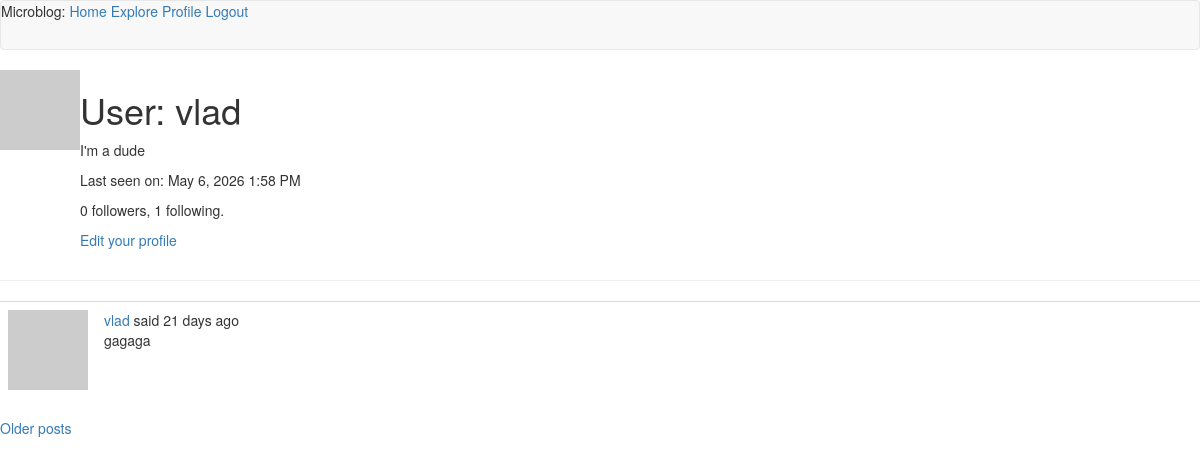
/user/vlad (signed in), run on an earlier commit of the app's database.
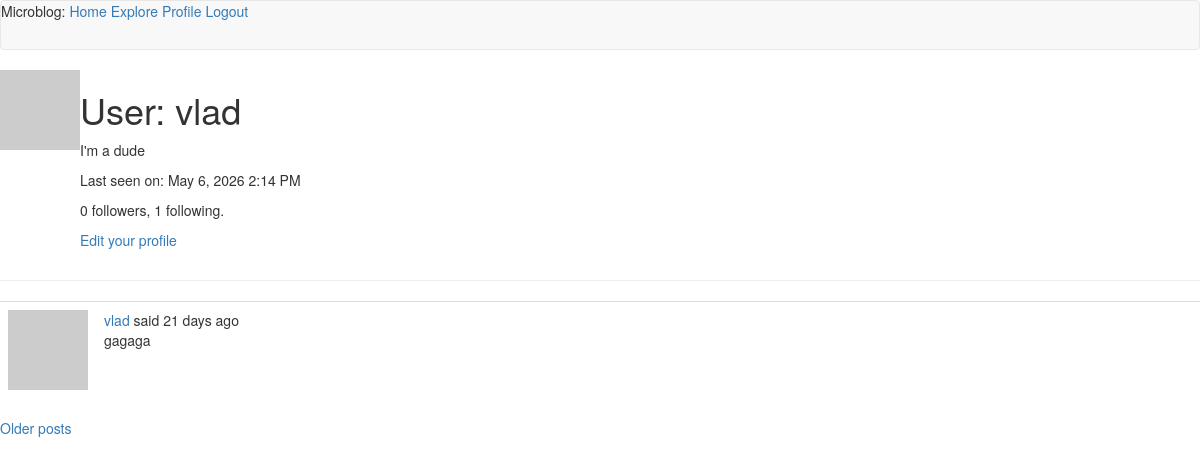
And on a later commit of the database.
### app/models.py (models this page shows, shortened)
class User(UserMixin, db.Model):
    id = db.Column(db.Integer, primary_key=True)
    username = db.Column(db.String(64), index=True, unique=True)
    email = db.Column(db.String(120), index=True, unique=True)
    password_hash = db.Column(db.String(128))
    posts = db.relationship('Post', backref='author', lazy='dynamic')
    about_me = db.Column(db.String(140))
    last_seen = db.Column(db.DateTime, default=datetime.utcnow)
    followed = db.relationship(
        'User', secondary=followers,
        primaryjoin=(followers.c.follower_id == id),
        secondaryjoin=(followers.c.followed_id == id),
        backref=db.backref('followers', lazy='dynamic'), lazy='dynamic')
    def followed_posts(self):
        followed = Post.query.join(
            followers, (followers.c.followed_id == Post.user_id)).filter(
                followers.c.follower_id == self.id)
        own = Post.query.filter_by(user_id=self.id)
        return followed.union(own).order_by(Post.timestamp.desc())
    def avatar(self, size):
        digest = md5(self.email.lower().encode('utf-8')).hexdigest()
        return 'https://www.gravatar.com/avatar/{}?d=identicon&s={}'.format(digest, size)

class Post(db.Model):
    id = db.Column(db.Integer, primary_key=True)
    body = db.Column(db.String(140))
    timestamp = db.Column(db.DateTime, index=True, default=datetime.utcnow)
    user_id = db.Column(db.Integer, db.ForeignKey('user.id'))
    language = db.Column(db.String(5))

### app/auth/routes.py (the view)
@app.route('/user/<username>')
@login_required
def user(username):
    user = User.query.filter_by(username=username).first_or_404()
    page = request.args.get('page', 1, type=int)
    posts = current_user.followed_posts().paginate(
        page=page, per_page=app.config['POSTS_PER_PAGE'], error_out=False)
    next_url = url_for('user', username=user.username, page=posts.next_num) \
        if posts.has_next else None
    prev_url = url_for('user', username=user.username, page=posts.prev_num) \
        if posts.has_prev else None
    return render_template('user.html', user=user, posts=posts.items,
                           next_url=next_url, prev_url=prev_url)

### app/auth/routes.py (called while the page is built)
@app.before_request
def before_request():
    if current_user.is_authenticated:
        current_user.last_seen = datetime.utcnow()
        db.session.commit()

### app/models.py (called while the page is built)
@login.user_loader
def load_user(id):
    return User.query.get(int(id))

### app/templates/user.html (shortened to what this page needs)
{% extends "base.html" %}
{% block content %}
    <table>
        <tr valign="top">
            <td><img src="{{ user.avatar(128) }}"></td>
            <td>
                <h1>User: {{ user.username }}</h1>
                {% if user.about_me %}<p>{{ user.about_me }}</p>{% endif %}
                {% if user.last_seen %}<p>Last seen on: {{ moment(user.last_seen).format('LLL') }}</p>{% endif %}
                <p>{{ user.followers.count() }} followers, {{ user.followed.count() }} following.</p>
                {% if user == current_user %}
                    <p><a href="{{ url_for('edit_profile') }}">Edit your profile</a></p>
                {% elif not current_user.is_following(user) %}
                    <p><a href="{{ url_for('follow', username=user.username) }}">Follow</a></p>
                {% else %}
                <p><a href="{{ url_for('unfollow', username=user.username) }}">Unfollow</a></p>
                {% endif %}
            </td>
        </tr>
    </table>
    <hr>
    {% for post in posts %}
        {% include '_post.html' %}
    {% endfor %}
    {% if next_url %}
        <a href="{{ next_url }}">Older posts</a>
    {% endif %}
{% endblock %}

### app/templates/base.html (shortened to what this page needs)
{% extends 'bootstrap/base.html' %}
{% block navbar %}
    <nav class="navbar navbar-default">
        Microblog:
        <a href="{{ url_for('index') }}">Home</a>
        {% if current_user.is_anonymous %}
        <a href="{{ url_for('login') }}">Login</a>
        {% else %}
        <a href="{{ url_for('explore') }}">Explore</a>
        <a href="{{ url_for('user', username=current_user.username) }}">Profile</a>
        <a href="{{ url_for('logout') }}">Logout</a>
        {% endif %}
    </nav>
{% endblock %}

### app/templates/_post.html (shortened to what this page needs)
<table class="table table-hover">
    <tr>
        <td width="70px">
            <a href="{{ url_for('user', username=post.author.username) }}">
                <img src="{{ post.author.avatar(70) }}" />
            </a>
        </td>
        <td>
            {{ _('%(username)s said %(when)s',
                username=user_link,
            when=moment(post.timestamp).fromNow()) }}
            <br> {{ post.body }}
        </td>
    </tr>
</table>

What changed in the data, as far as the page shows it:
changed User "vlad": last_seen "May 6, 2026 1:58 PM" → "May 6, 2026 2:14 PM"
